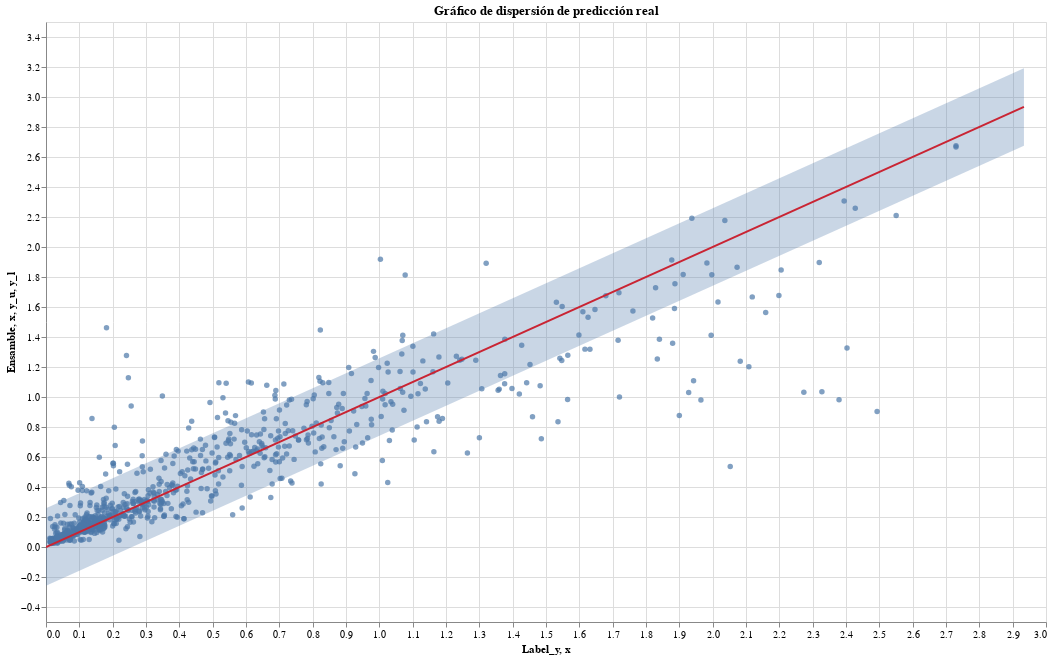

Source (notebook cell):
### Code cell
grafo_2(Assemble,interval=interval_95,y_test='Label_y',y_pred_test='Ensamble')

### Figure 1 — Vega-Lite specification as saved in the notebook (floating-point values rounded to 4 significant figures; data arrays with more than 128 entries replaced by an {"elided": "..."} marker saying what was removed)
{"config": {"view": {"continuousWidth": 300, "continuousHeight": 300}}, "layer": [{"data": {"name": "data-24d1d1901991bd7e5192609fb3f133fb"}, "mark": {"type": "circle"}, "encoding": {"x": {"field": "Label_y", "type": "quantitative"}, "y": {"field": "Ensamble", "type": "quantitative"}}, "name": "view_18", "title": "Gráfico de dispersión de predicción real"}, {"data": {"name": "data-da33868176cecaa534f85cfd7539404c"}, "mark": {"type": "line", "color": "red"}, "encoding": {"x": {"field": "x", "type": "quantitative"}, "y": {"field": "x", "type": "quantitative"}}}, {"data": {"name": "data-abf8d98a3d8f771b7f7671a7998efdf3"}, "mark": {"type": "area", "opacity": 0.3}, "encoding": {"x": {"field": "x", "type": "quantitative"}, "y": {"field": "y_u", "type": "quantitative"}, "y2": {"field": "y_l"}}}], "height": 600, "params": [{"name": "param_19", "select": {"type": "interval", "encodings": ["x", "y"]}, "bind": "scales", "views": ["view_18"]}], "width": 1000, "$schema": "https://vega.github.io/schema/vega-lite/v5.14.1.json", "datasets": {"data-24d1d1901991bd7e5192609fb3f133fb": {"elided": "857 records"}, "data-da33868176cecaa534f85cfd7539404c": [{"x": 0.0}, {"x": 2.934}], "data-abf8d98a3d8f771b7f7671a7998efdf3": [{"x": 0.0, "y_u": -0.2583, "y_l": 0.2583}, {"x": 2.934, "y_u": 2.675, "y_l": 3.192}]}}
